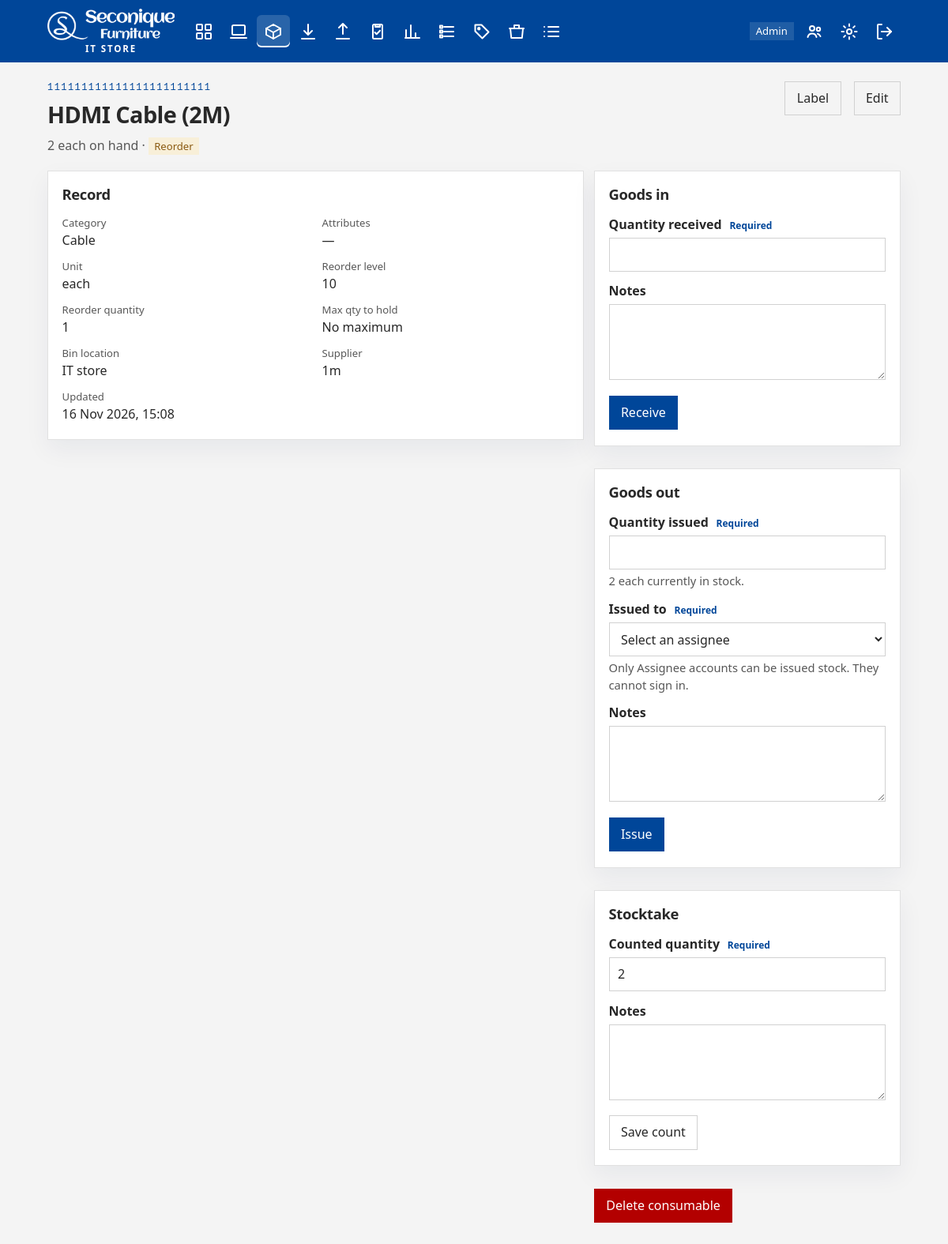
Page /consumables/111111111111111111111111/ (signed in) on the committed database.
### stockroom/models.py (models this page shows, shortened)
class Consumable(models.Model):
    barcode = models.CharField(max_length=64, primary_key=True)
    name = models.CharField(max_length=200)
    category = models.CharField(max_length=100)
    attributes = models.TextField(
        blank=True,
        help_text="Separate each attribute with a comma, for example: HDMI, 2m, black.",
    )
    unit = models.CharField(max_length=30, default="each")
    quantity_on_hand = models.PositiveIntegerField(default=0)
    reorder_level = models.PositiveIntegerField(default=0)
    reorder_quantity = models.PositiveIntegerField(default=1)
    max_qty_to_hold = models.PositiveIntegerField(
        "max qty to hold",
        default=0,
        help_text="The most of this item the store should keep. Zero means there is no maximum.",
    )
    location = models.CharField("bin location", max_length=100, blank=True)
    supplier = models.CharField(max_length=200, blank=True)
    notes = models.TextField(blank=True)
    updated_at = models.DateTimeField(auto_now=True)
    class Meta:
        db_table = "consumables"
        ordering = ["name", "barcode"]
        indexes = [
            models.Index(fields=["category"], name="consumable_category_idx"),
        ]
    @property
    def attribute_list(self):
        return split_attributes(self.attributes)
    @property
    def needs_reorder(self):
        return self.quantity_on_hand <= self.reorder_level
    @property
    def over_max_hold(self):
        return self.max_qty_to_hold > 0 and self.quantity_on_hand > self.max_qty_to_hold

### stockroom/views/consumables.py (the view)
@role_required(STANDARD, ADMIN)
def consumable_detail(request, barcode):
    item = get_object_or_404(Consumable, pk=barcode)
    return render(
        request,
        "stockroom/consumables/detail.html",
        {
            "item": item,
            "receipt_form": ConsumableReceiptForm(),
            "issue_form": ConsumableIssueForm(stock=item.quantity_on_hand, unit=item.unit),
            "count_form": ConsumableCountForm(initial={"counted": item.quantity_on_hand}),
        },
    )

### stockroom/forms.py (shortened to what this page needs)
class ConsumableReceiptForm(StyledForm):
    quantity = forms.IntegerField(
        min_value=1, label="Quantity received", widget=forms.NumberInput(attrs={"min": 1})
    )
    notes = forms.CharField(
        required=False, label="Notes", widget=forms.Textarea(attrs={"rows": 3})
    )

class ConsumableIssueForm(StyledForm):
    quantity = forms.IntegerField(
        min_value=1, label="Quantity issued", widget=forms.NumberInput(attrs={"min": 1})
    )
    issued_to = forms.ChoiceField(label="Issued to")
    notes = forms.CharField(
        required=False, label="Notes", widget=forms.Textarea(attrs={"rows": 3})
    )
    def __init__(self, *args, stock=None, unit="each", **kwargs):
        super().__init__(*args, **kwargs)
        self.fields["issued_to"].choices = assignee_choices()
        self.fields["issued_to"].help_text = ASSIGNEE_HELP
        if stock is not None:
            self.fields["quantity"].widget.attrs["max"] = stock
            self.fields["quantity"].widget.attrs["data-overflow-message"] = (
                f"Only {stock} {unit} are in stock."
            )
            self.fields["quantity"].help_text = f"{stock} {unit} currently in stock."

### stockroom/context_processors.py (called while the page is built)
def stockroom_context(request):
    user = request.user
    if not user.is_authenticated:
        return {"scanner_auto_submit": True, "store_role": None}
    prefs = get_settings(user)
    return {
        "store_role": primary_role(user),
        "is_store_admin": has_role(user, (ADMIN,)),
        "is_operational": has_role(user, OPERATIONAL),
        "can_report": has_role(user, REPORTING_ACCESS),
        "scanner_auto_submit": prefs.scanner_auto_submit,
        "store_settings": prefs,
    }

### stockroom/converters.py (called while the page is built)
    def to_python(self, value):
        return value

    def to_url(self, value):
        return value

### stockroom/forms.py (called while the page is built)
def _style(form):
    for field in form.fields.values():
        css = field.widget.attrs.get("class", "")
        if "input" not in css.split():
            field.widget.attrs["class"] = f"{css} input".strip()
    return form

### stockroom/models.py (called while the page is built)
def split_attributes(value):
    seen = set()
    labels = []
    for part in str(value or "").split(","):
        label = " ".join(part.split())
        if not label:
            continue
        key = label.casefold()
        if key in seen:
            continue
        seen.add(key)
        labels.append(label)
    return labels

def get_settings(user):
    setting, _created = UserSetting.objects.get_or_create(user=user)
    return setting

### stockroom/templates/stockroom/consumables/detail.html (shortened to what this page needs)
{% extends "stockroom/base.html" %}
{% block content %}
<header class="page-head">
  <div>
    <p class="eyebrow mono">{{ item.barcode }}</p>
    <h1>{{ item.name }}</h1>
    <p class="lede">{{ item.quantity_on_hand }} {{ item.unit }} on hand{% if item.needs_reorder %} · <span class="pill pill-warn">Reorder</span>{% endif %}</p>
  </div>
  <div class="page-actions">
    <a class="btn btn-ghost" href="{% url 'consumable_label' item.barcode %}">Label</a>
    {% if is_store_admin %}
      <a class="btn btn-ghost" href="{% url 'consumable_edit' item.barcode %}">Edit</a>
    {% endif %}
  </div>
</header>
<section class="split">
  <div class="panel">
    <h2>Record</h2>
    <dl class="facts">
      <div><dt>Category</dt><dd>{{ item.category }}</dd></div>
      <div><dt>Attributes</dt><dd>{% include "stockroom/partials/attributes.html" with attributes=item.attribute_list %}</dd></div>
      <div><dt>Unit</dt><dd>{{ item.unit }}</dd></div>
      <div><dt>Reorder level</dt><dd>{{ item.reorder_level }}</dd></div>
      <div><dt>Reorder quantity</dt><dd>{{ item.reorder_quantity }}</dd></div>
      <div><dt>Max qty to hold</dt><dd>{% if item.max_qty_to_hold %}{{ item.max_qty_to_hold }} {{ item.unit }}{% else %}No maximum{% endif %}</dd></div>
      <div><dt>Bin location</dt><dd>{{ item.location|default:"—" }}</dd></div>
      <div><dt>Supplier</dt><dd>{{ item.supplier|default:"—" }}</dd></div>
      <div><dt>Updated</dt><dd>{{ item.updated_at|date:"j M Y, H:i" }}</dd></div>
    </dl>
  </div>
  <div class="stack">
    <form class="panel" method="post" action="{% url 'consumable_receive' item.barcode %}" data-validate data-confirm="Receive more {{ item.name }} into the store?">
      <h2>Goods in</h2>
      {% include "stockroom/partials/field.html" with field=receipt_form.quantity %}
      {% include "stockroom/partials/field.html" with field=receipt_form.notes %}
      <button class="btn btn-primary" type="submit">Receive</button>
    </form>
    <form class="panel" method="post" action="{% url 'consumable_issue' item.barcode %}" data-validate data-confirm="Issue {{ item.name }} out of the store?">
      <h2>Goods out</h2>
      {% include "stockroom/partials/field.html" with field=issue_form.quantity %}
      {% include "stockroom/partials/field.html" with field=issue_form.issued_to %}
      {% include "stockroom/partials/field.html" with field=issue_form.notes %}
      <button class="btn btn-primary" type="submit">Issue</button>
    </form>
    <form class="panel" method="post" action="{% url 'consumable_count' item.barcode %}" data-validate data-confirm="Replace the on-hand quantity for {{ item.name }} with this count?">
      <h2>Stocktake</h2>
      {% include "stockroom/partials/field.html" with field=count_form.counted %}
      {% include "stockroom/partials/field.html" with field=count_form.notes %}
      <button class="btn btn-ghost" type="submit">Save count</button>
    </form>
    {% if is_store_admin %}
      <form method="post" action="{% url 'consumable_delete' item.barcode %}" data-confirm="Delete {{ item.name }}? This cannot be undone.">
        <button class="btn btn-danger" type="submit">Delete consumable</button>
      </form>
    {% endif %}
  </div>
</section>
{% endblock %}

### stockroom/templates/stockroom/base.html (shortened to what this page needs)
<!DOCTYPE html>
<html lang="en-GB">
<head>
  {% load static %}
  <link rel="stylesheet" href="{% static 'stockroom/css/app.css' %}?v=14">
</head>
<body class="{% block body_class %}{% endblock %}" data-scanner-submit="{{ scanner_auto_submit|yesno:'true,false' }}">
  {% block nav %}
  <header class="topbar">
    <div class="topbar-inner">
      <a class="brand" href="{% url 'home' %}">
        <img src="{% static 'stockroom/img/seconique-logo-white.png' %}?v=2" alt="Seconique Furniture">
        <small>IT Store</small>
      </a>
      <nav class="nav" aria-label="Primary">
        {% if is_operational %}
          <a href="{% url 'dashboard' %}" aria-label="Dashboard" >{% include "stockroom/partials/icon.html" with icon="dashboard" %}</a>
          <a href="{% url 'asset_list' %}" aria-label="Assets" >{% include "stockroom/partials/icon.html" with icon="assets" %}</a>
          <a href="{% url 'consumable_list' %}" aria-label="Consumables" {% if 'consumable' in request.resolver_match.url_name %}aria-current="page"{% endif %}>{% include "stockroom/partials/icon.html" with icon="consumables" %}<span class="nav-tip">Consumables</span></a>
          <a href="{% url 'goods_in' %}" aria-label="Goods in" >{% include "stockroom/partials/icon.html" with icon="goods-in" %}</a>
          <a href="{% url 'goods_out' %}" aria-label="Goods out" >{% include "stockroom/partials/icon.html" with icon="goods-out" %}</a>
          <a href="{% url 'stocktake_home' %}" aria-label="Stocktake" >{% include "stockroom/partials/icon.html" with icon="stocktake" %}</a>
        {% endif %}
        {% if can_report %}
          <a href="{% url 'analytics' %}" aria-label="Analytics" >{% include "stockroom/partials/icon.html" with icon="analytics" %}</a>
        {% endif %}
        {% if is_operational or can_report %}
          <a href="{% url 'store_contents' %}" aria-label="Store list" >{% include "stockroom/partials/icon.html" with icon="contents" %}</a>
          <a href="{% url 'attribute_report' %}" aria-label="Attributes" >{% include "stockroom/partials/icon.html" with icon="attributes" %}</a>
          {% if is_store_admin %}
            <a href="{% url 'bin_location_list' %}" aria-label="Bin locations" >{% include "stockroom/partials/icon.html" with icon="bins" %}</a>
          {% endif %}
          <a href="{% url 'usage_list' %}" aria-label="Usage" >{% include "stockroom/partials/icon.html" with icon="usage" %}</a>
        {% endif %}
      </nav>
      <div class="account">
        {% if store_role %}<span class="role">{{ store_role }}</span>{% endif %}
        {% if is_store_admin %}
          <a class="icon-btn" href="{% url 'user_list' %}" aria-label="Users" >{% include "stockroom/partials/icon.html" with icon="users" %}</a>
        {% endif %}
        <a class="icon-btn" href="{% url 'user_settings' %}" aria-label="Settings">{% include "stockroom/partials/icon.html" with icon="settings" %}<span class="nav-tip">Settings</span></a>
        <form method="post" action="{% url 'logout' %}">
          <button type="submit" class="icon-btn" aria-label="Sign out">{% include "stockroom/partials/icon.html" with icon="sign-out" %}<span class="nav-tip">Sign out</span></button>
        </form>
      </div>
    </div>
  </header>
  {% endblock %}
  <main class="page">
    {% block content %}{% endblock %}
  </main>
</body>
</html>

### stockroom/static/stockroom/css/app.css (style rules this page uses)
:root { --ink: #282828; --muted: #575757; --paper: #f4f4f4; --panel: #ffffff; --line: #e1e1e1; --pine: #004699; --pine-deep: #00356e; --copper: #004699; --copper-soft: #e0eaec; --good: #1f7a4d; --good-soft: #e5f3eb; --warn: #8a5a12; --warn-soft: #f8efd8; --bad: #b30000; --bad-soft: #f8e4e2; --shadow: 0 12px 30px rgba(0, 35, 80, 0.06); color: var(--ink); background: var(--paper); font-family: "Segoe UI", "Avenir Next", sans-serif; line-height: 1.45; }
* { box-sizing: border-box; }
body { margin: 0; min-height: 100vh; }
a { color: var(--pine); }
h1, h2 { font-weight: 650; letter-spacing: -0.02em; margin: 0; }
h1 { font-size: 1.8rem; }
h2 { font-size: 1.15rem; }
.topbar { background: var(--pine); color: #ffffff; position: sticky; top: 0; z-index: 30; }
.topbar a { color: inherit; text-decoration: none; }
.topbar-inner { max-width: 1120px; margin: 0 auto; padding: 0.7rem 1.25rem; display: flex; gap: 1rem; align-items: center; flex-wrap: wrap; }
.brand { display: flex; flex-direction: column; align-items: center; gap: 0.2rem; }
.brand img { height: 42px; width: auto; display: block; }
.brand small { color: #ffffff; letter-spacing: 0.16em; text-transform: uppercase; font-size: 0.72rem; font-weight: 700; line-height: 1; }
.nav, .account { display: flex; flex-wrap: wrap; gap: 0.15rem; align-items: center; }
.account { margin-left: auto; }
.nav a, .icon-btn { position: relative; display: inline-flex; align-items: center; justify-content: center; width: 2.6rem; height: 2.6rem; padding: 0; border: 0; border-radius: 6px; background: transparent; color: #ffffff; cursor: pointer; }
.nav a[aria-current="page"], .icon-btn[aria-current="page"] { background: rgba(255, 255, 255, 0.16); box-shadow: inset 0 -2px 0 #ffffff; }
.role { background: rgba(255, 255, 255, 0.12); padding: 0.15rem 0.5rem; font-size: 0.82rem; margin-right: 0.2rem; }
.page { max-width: 1120px; margin: 0 auto; padding: 1.5rem 1.25rem 3rem; }
.page-head, .form-actions, .page-actions { display: flex; gap: 1rem; justify-content: space-between; align-items: flex-start; flex-wrap: wrap; }
.page-head { margin-bottom: 1.25rem; }
.eyebrow { text-transform: uppercase; letter-spacing: 0.12em; font-size: 0.75rem; color: var(--copper); margin: 0 0 0.25rem; }
.lede { color: var(--muted); margin: 0.4rem 0 0; }
.mono { font-family: Consolas, "Courier New", monospace; }
.panel, .auth-card, .choice { background: var(--panel); border: 1px solid var(--line); box-shadow: var(--shadow); }
.panel { padding: 1rem 1.1rem 1.2rem; margin-bottom: 1rem; }
.panel h2 { margin-bottom: 0.8rem; }
.stats, .choices, .split { display: grid; gap: 0.8rem; }
.split { grid-template-columns: 1.4fr 0.8fr; align-items: start; }
.stack { display: grid; gap: 0.8rem; }
.pill { display: inline-block; padding: 0.1rem 0.45rem; background: #efeae2; font-size: 0.82rem; }
.pill-in_repair, .pill-warn, .pill-missing { background: var(--warn-soft); color: var(--warn); }
.input, select.input, textarea.input { width: 100%; min-height: 2.7rem; padding: 0.45rem 0.65rem; border: 1px solid #d1d1d1; background: white; color: var(--ink); font: inherit; }
textarea.input { min-height: 6rem; resize: vertical; }
.btn { display: inline-flex; align-items: center; justify-content: center; min-height: 2.7rem; padding: 0.4rem 0.9rem; border: 1px solid transparent; font: inherit; cursor: pointer; text-decoration: none; }
.btn-primary { background: var(--copper); color: white; }
.btn-ghost { background: transparent; border-color: #d1d1d1; color: var(--ink); }
.btn-danger { background: var(--bad); color: white; }
.facts { display: grid; grid-template-columns: 1fr 1fr; gap: 0.7rem 1rem; margin: 0; }
.facts div { margin: 0; }
.facts dt { color: var(--muted); font-size: 0.82rem; }
.facts dd { margin: 0.1rem 0 0; }

### rows in the picture
Consumable: barcode "111111111111111111111111", name "HDMI Cable (2M)", quantity_on_hand "2", unit "each", category "Cable", reorder_level "10", reorder_quantity "1", location "IT store", supplier "1m", updated_at "16 Nov 2026, 15:08"

### other values in the picture
{{ store_role }} "Admin"
{{ field.label }} "Quantity received Notes Quantity issued Issued to Notes Counted quantity Notes"
{{ field.help_text }} "2 each currently in stock. Only Assignee accounts can be issued stock. They cannot sign in."
